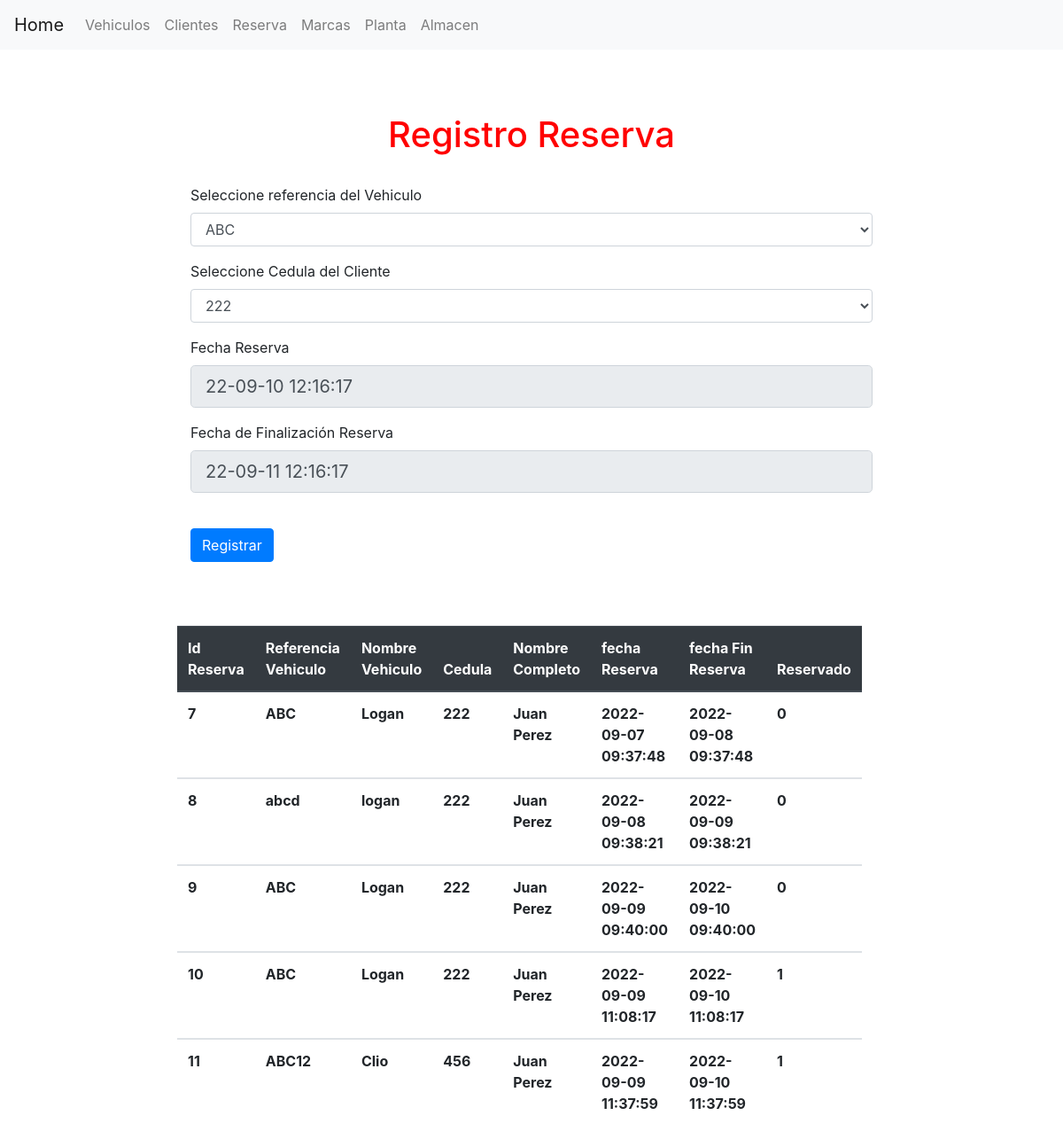
The page /core/reserva.php on the database its author committed.
### tables this page shows
CREATE TABLE `tblreserva` (
  `idreserva` int(11) NOT NULL,
  `referencia` varchar(15) NOT NULL,
  `cedula` int(11) NOT NULL,
  `fechareserva` datetime NOT NULL DEFAULT current_timestamp(),
  `fechafin` datetime NOT NULL,
  `reservado` int(11) NOT NULL
);

CREATE TABLE `tblvehiculo` (
  `referencia` varchar(15) NOT NULL,
  `nombrevehiculo` varchar(50) NOT NULL,
  `idplanta` int(11) NOT NULL,
  `idmarca` int(11) NOT NULL,
  `fechaensamble` date NOT NULL,
  `modelo` int(11) NOT NULL,
  `idalmacen` int(11) NOT NULL,
  `fecharegistro` datetime NOT NULL DEFAULT current_timestamp()
);

CREATE TABLE `tblcliente` (
  `cedula` int(11) NOT NULL,
  `nombres` varchar(50) NOT NULL,
  `apellidos` varchar(50) NOT NULL
);

### core/reserva.php (the view, shortened to what this page needs)
<?php include("header.php");
$DateAndTime = date('y-m-d h:i:s');
$fecha_actual = date('y-m-d h:i:s');
$fecha_fin = date("y-m-d h:i:s",strtotime($DateAndTime."+ 1 days"));
$mysql = new connection();
$conexion = $mysql->get_connection();
?>
<form class="col-md-8 offset-md-2" method="POST" action="../logica/registrar.php">
  <br>
      <h1>Registro Reserva </h1>
  <br>
  <div class="form-group">
  <label>Seleccione referencia del Vehiculo</label>
    <select class="form-control" name="referencia">
      <?php
        $statement = $conexion->prepare("CALL SP_listarVehiculosNoReservados()");
        $statement->execute();
        foreach($statement as $row){
      ?>
      <option value="<?php echo $row['referencia'] ?>"><?php echo $row['referencia'] ?></option>
      <?php
       }
       ?>
    </select>
  </div>
  <div class="form-group">
  <label>Seleccione Cedula del Cliente</label>
    <select class="form-control" name="cedula">
      <?php
        $statement = $conexion->prepare("CALL SP_listartblcliente()");
        $statement->execute();
        foreach($statement as $row){
      ?>
      <option value="<?php echo $row['cedula'] ?>"><?php echo $row['cedula'] ?></option>
      <?php
       }
       ?>
    </select>
  </div>
  <div class="form-group">
    <label >Fecha Reserva</label>
    <input class="form-control form-control-lg" type="text" name="fechareserva"  value="<?php echo $fecha_actual;?>" disabled >
  </div>
  <div class="form-group">
    <label >Fecha de Finalización Reserva</label>
    <input class="form-control form-control-lg" type="text"  name="fechafinregistro" value="<?php echo $fecha_fin;?>" disabled>
  </div>
  <br>
  <input type="submit" class="btn btn-primary" name="registrarReserva" value="Registrar">
</form>
<br><br><br>
<table class="table col-md-6 offset-md-2">
  <thead class="thead-dark">
    <tr>
      <th scope="col">Id Reserva</th>
      <th scope="col">Referencia Vehiculo</th>
      <th scope="col">Nombre Vehiculo</th>
      <th scope="col">Cedula</th>
      <th scope="col">Nombre Completo</th>
      <th scope="col">fecha Reserva</th>
      <th scope="col">fecha Fin Reserva</th>
      <th scope="col">Reservado</th>
    </tr>
  </thead>
  <tbody>
    <?php
      $statement = $conexion->prepare("CALL SP_listarreserva()");
      $statement->execute();
      foreach($statement as $row){
    ?>
    <tr>
    <th scope="row"><?php echo $row['idreserva'] ?></th>
    <th scope="row"><?php echo $row['referencia'] ?></th>
    <th scope="row"><?php echo $row['nombrevehiculo'] ?></th>
    <th scope="row"><?php echo $row['cedula'] ?></th>
    <th scope="row"><?php echo $row['nombres'] ?></th>
    <th scope="row"><?php echo $row['fechareserva'] ?></th>
    <th scope="row"><?php echo $row['fechafin'] ?></th>
    <th scope="row"><?php echo $row['reservado'] ?></th>
    </tr>
  </tbody>
    <?php
     }
  ?>
</table>
<?php include("footer.php"); ?>

### Styles/style.css (style rules this page uses)
h1 { text-align: center; color: red; }

### rows shown on the page
tblreserva: idreserva "7", referencia.referencia "ABC", referencia.nombrevehiculo "Logan", cedula.cedula "222", nombres "Juan Perez", fechareserva "2022-09-07 09:37:48", fechafin "2022-09-08 09:37:48", reservado "0"
tblreserva: idreserva "8", referencia.referencia "abcd", referencia.nombrevehiculo "logan", cedula.cedula "222", nombres "Juan Perez", fechareserva "2022-09-08 09:38:21", fechafin "2022-09-09 09:38:21", reservado "0"
tblreserva: idreserva "9", referencia.referencia "ABC", referencia.nombrevehiculo "Logan", cedula.cedula "222", nombres "Juan Perez", fechareserva "2022-09-09 09:40:00", fechafin "2022-09-10 09:40:00", reservado "0"
tblreserva: idreserva "10", referencia.referencia "ABC", referencia.nombrevehiculo "Logan", cedula.cedula "222", nombres "Juan Perez", fechareserva "2022-09-09 11:08:17", fechafin "2022-09-10 11:08:17", reservado "1"
tblreserva: idreserva "11", referencia.referencia "ABC12", referencia.nombrevehiculo "Clio", cedula.cedula "456", nombres "Juan Perez", fechareserva "2022-09-09 11:37:59", fechafin "2022-09-10 11:37:59", reservado "1"

### other values the page prints
form field referencia "ABC"
form field cedula "222"
